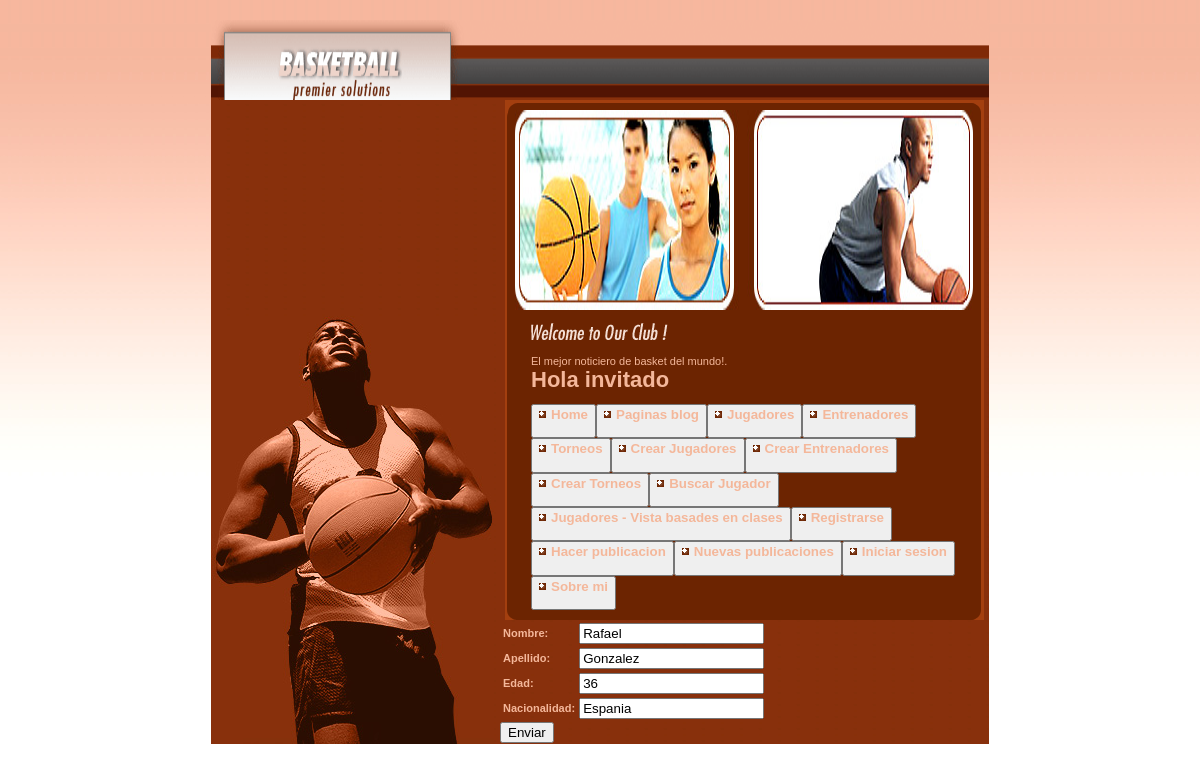
Page /actualizar_jugadores/78 on the committed database.
### MiApp/models.py (models this page shows, shortened)
class Jugadores(models.Model):
    nombre = models.CharField(max_length=40)
    apellido = models.CharField(max_length=40)
    edad = models.IntegerField()
    nacionalidad = models.CharField(max_length=40)

### MiApp/views.py (the view)
# urls.py: path('actualizar_jugadores/<jugador_id>', views.actualizar_jugadores, name='ActualizarJugadores'),
def actualizar_jugadores(request, jugador_id):
    jugador = Jugadores.objects.get(id=jugador_id)
    if request.method == 'POST':
        formulario = CrearJugadorForm(request.POST)
        if formulario.is_valid():
            formulario_limpio = formulario.cleaned_data
            jugador.nombre = formulario_limpio['nombre']
            jugador.apellido = formulario_limpio['apellido']
            jugador.edad = formulario_limpio['edad']
            jugador.nacionalidad = formulario_limpio['nacionalidad']
            jugador.save()
            return render(request, 'MiApp/index2.html')
    else:
        formulario = CrearJugadorForm(initial={'nombre':jugador.nombre,'apellido':jugador.apellido,'edad':jugador.edad,'nacionalidad':jugador.nacionalidad})
    return render(request, 'MiApp/modificar_jugador.html', {'formulario': formulario})

### MiApp/forms.py
class CrearJugadorForm(forms.Form):
    nombre = forms.CharField(max_length=40)
    apellido = forms.CharField(max_length=40)
    edad = forms.IntegerField()
    nacionalidad = forms.CharField(max_length=40)

### MiApp/templates/MiApp/modificar_jugador.html (shortened to what this page needs)
{% extends 'MiApp/index2.html' %}
{% load static %}
{% block contenidoquecambia %}
    <!DOCTYPE html>
    <html lang="en">
    <head>
    </head>
    <body>
        <form action="" method="POST"> {% csrf_token %}
            <table>
                {{formulario.as_table}}
            </table>
            <input type = "submit" value="Enviar">
        </form>
    </body>
    </html>
{% endblock %}

### MiApp/static/MiApp/style.css (style rules this page uses)
html, body, ul, li, h1, h2, h3, h4 { margin: 0; padding: 0; list-style: none; }
body { background: white url(images/bg.jpg) repeat-x; font: 11px tahoma, verdana, sans-serif; color: #F4B79A; padding: 20px; text-align: center; }

### rows in the picture
Jugadores: nombre "Rafael", apellido "Gonzalez", edad "36", nacionalidad "Espania"
